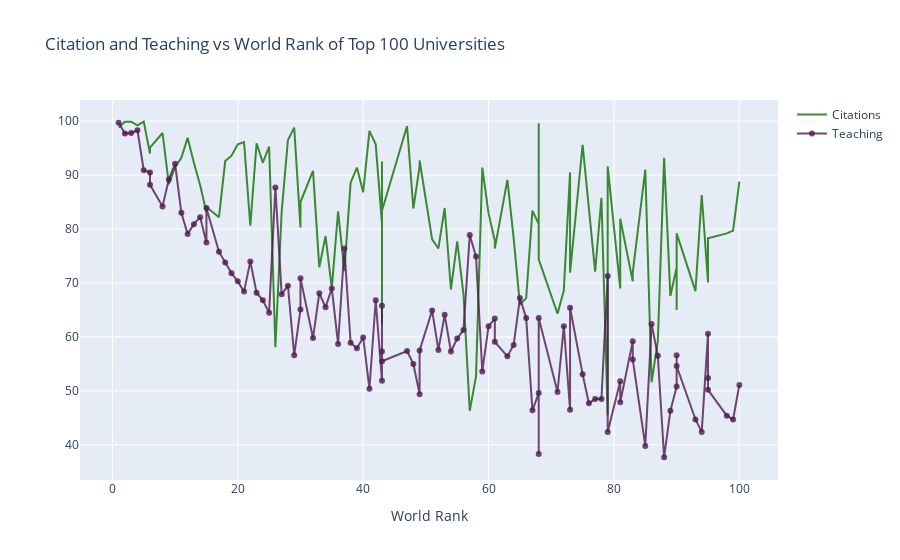

The notebook cell this image was saved under:
### Markdown cell above
<a id="2"></a> <br>
# Line Charts
Line Charts Example: Citation and Teaching vs World Rank of Top 100 Universities
* Import graph_objs as *go*
* Creating traces
    * x = x axis
    * y = y axis
    * mode = type of plot like marker, line or line + markers
    * name = name of the plots
    * marker = marker is used with dictionary. 
        * color = color of lines. It takes RGB (red, green, blue) and opacity (alpha)
    * text = The hover text (hover is curser)
* data = is a list that we add traces into it
* layout = it is dictionary.
    * title = title of layout
    * x axis = it is dictionary
        * title = label of x axis
        * ticklen = length of x axis ticks
        * zeroline = showing zero line or not
* fig = it includes data and layout
* iplot() = plots the figure(fig) that is created by data and layout

### Code cell
# prepare data frame
df = timesData.iloc[:100,:]

# import graph objects as "go"
import plotly.graph_objs as go

# Creating trace1
trace1 = go.Scatter(
                    x=df['world_rank'],
                    y=df['citations'],
                    mode='lines',
                    marker=dict(color='rgba(16, 112, 2, 0.8)'),
                    text=df['university_name'],
                    name="Citations")

# Creating trace2
trace2 = go.Scatter(
                    x=df['world_rank'],
                    y=df['teaching'],
                    mode='lines+markers',
                    marker=dict(color='rgba(80, 26, 80, 0.8)'),
                    text=df['university_name'],
                    name="Teaching")

data=[trace1, trace2]


layout = dict(title = 'Citation and Teaching vs World Rank of Top 100 Universities',
              xaxis= dict(title= 'World Rank',ticklen= 5,zeroline= False)
             )

fig=dict(data=data, layout=layout)
iplot(fig)

### Figure 1 — Plotly figure (JSON) as saved in the notebook; plotly's stock layout.template omitted (floating-point values rounded to 4 significant figures)
{"data": [{"marker": {"color": "rgba(16, 112, 2, 0.8)"}, "mode": "lines", "name": "Citations", "text": ["Harvard University", "California Institute of Technology", "Massachusetts Institute of Technology", "Stanford University", "Princeton University", "University of Cambridge", "University of Oxford", "University of California, Berkeley", "Imperial College London", "Yale University", "University of California, Los Angeles", "University of Chicago", "Johns Hopkins University", "Cornell University", "ETH Zurich – Swiss Federal Institute of Technology Zurich", "University of Michigan", "University of Toronto", "Columbia University", "University of Pennsylvania", "Carnegie Mellon University", "University of Hong Kong", "University College London", "University of Washington", "Duke University", "Northwestern University", "University of Tokyo", "Georgia Institute of Technology", "Pohang University of Science and Technology", "University of California, Santa Barbara", "University of British Columbia", "University of North Carolina at Chapel Hill", "University of California, San Diego", "University of Illinois at Urbana-Champaign", "National University of Singapore", "McGill University", "University of Melbourne", "Peking University", "Washington University in St Louis", "École Polytechnique", "University of Edinburgh", "Hong Kong University of Science and Technology", "École Normale Supérieure", "Australian National University", "Karolinska Institute", "University of Göttingen", "University of Wisconsin", "Rice University", "École Polytechnique Fédérale de Lausanne", "University of California, Irvine", "University of Science and Technology of China", "Vanderbilt University", "University of Minnesota", "Tufts University", "University of California, Davis", "Brown University", "University of Massachusetts", "Kyoto University", "Tsinghua University", "Boston University", "New York University", "Emory University", "LMU Munich", "University of Notre Dame", "University of Pittsburgh", "Case Western Reserve University", "Ohio State University", "University of Colorado Boulder", "University of Bristol", "University of California, Santa Cruz", "Yeshiva University", "University of Sydney", "University of Virginia", "University of Adelaide", "University of Southern California", "William & Mary", "Trinity College Dublin", "King’s College London", "Stony Brook University", "Korea Advanced Institute of Science and Technology (KAIST)", "University of Sussex", "The University of Queensland", "University of York", "Heidelberg University", "University of Utah", "Durham University", "London School of Economics and Political Science", "University of Manchester", "Royal Holloway, University of London", "Lund University", "University of Southampton", "University of Zurich", "Wake Forest University", "McMaster University", "University College Dublin", "George Washington University", "University of Arizona", "University of Basel", "University of Maryland, College Park", "Dartmouth College", "École Normale Supérieure de Lyon"], "type": "scatter", "x": ["1", "2", "3", "4", "5", "6", "6", "8", "9", "10", "11", "12", "13", "14", "15", "15", "17", "18", "19", "20", "21", "22", "23", "24", "25", "26", "27", "28", "29", "30", "30", "32", "33", "34", "35", "36", "37", "38", "39", "40", "41", "42", "43", "43", "43", "43", "47", "48", "49", "49", "51", "52", "53", "54", "55", "56", "57", "58", "59", "60", "61", "61", "63", "64", "65", "66", "67", "68", "68", "68", "71", "72", "73", "73", "75", "76", "77", "78", "79", "79", "81", "81", "83", "83", "85", "86", "87", "88", "89", "90", "90", "90", "93", "94", "95", "95", "95", "98", "99", "100"], "y": [98.8, 99.9, 99.9, 99.2, 99.9, 94, 95.1, 97.8, 88.3, 91.5, 93.2, 96.9, 92.3, 88.1, 83.1, 84.1, 82.2, 92.6, 93.6, 95.7, 96.1, 80.6, 95.9, 92.3, 95.3, 58.1, 83.2, 96.5, 98.8, 80.3, 85, 90.8, 72.9, 78.7, 69, 83.3, 72.2, 88.6, 91.4, 86.8, 98.2, 95.7, 81, 62.3, 92.5, 83.4, 99.1, 83.8, 91.6, 92.7, 78.1, 76.4, 83.9, 68.8, 77.7, 67.9, 46.3, 52.7, 91.4, 82.9, 77.8, 76.4, 89.1, 78.3, 66, 67.2, 83.4, 80.9, 99.6, 74.4, 64.3, 68.6, 90.5, 71.9, 95.6, 84.4, 72.1, 85.8, 45.5, 91.6, 69, 81.9, 70.3, 72, 91, 51.6, 59.2, 93.2, 67.6, 72.9, 65, 79.2, 68.5, 86.3, 70.2, 70.1, 78.3, 79.2, 79.7, 88.8]}, {"marker": {"color": "rgba(80, 26, 80, 0.8)"}, "mode": "lines+markers", "name": "Teaching", "text": ["Harvard University", "California Institute of Technology", "Massachusetts Institute of Technology", "Stanford University", "Princeton University", "University of Cambridge", "University of Oxford", "University of California, Berkeley", "Imperial College London", "Yale University", "University of California, Los Angeles", "University of Chicago", "Johns Hopkins University", "Cornell University", "ETH Zurich – Swiss Federal Institute of Technology Zurich", "University of Michigan", "University of Toronto", "Columbia University", "University of Pennsylvania", "Carnegie Mellon University", "University of Hong Kong", "University College London", "University of Washington", "Duke University", "Northwestern University", "University of Tokyo", "Georgia Institute of Technology", "Pohang University of Science and Technology", "University of California, Santa Barbara", "University of British Columbia", "University of North Carolina at Chapel Hill", "University of California, San Diego", "University of Illinois at Urbana-Champaign", "National University of Singapore", "McGill University", "University of Melbourne", "Peking University", "Washington University in St Louis", "École Polytechnique", "University of Edinburgh", "Hong Kong University of Science and Technology", "École Normale Supérieure", "Australian National University", "Karolinska Institute", "University of Göttingen", "University of Wisconsin", "Rice University", "École Polytechnique Fédérale de Lausanne", "University of California, Irvine", "University of Science and Technology of China", "Vanderbilt University", "University of Minnesota", "Tufts University", "University of California, Davis", "Brown University", "University of Massachusetts", "Kyoto University", "Tsinghua University", "Boston University", "New York University", "Emory University", "LMU Munich", "University of Notre Dame", "University of Pittsburgh", "Case Western Reserve University", "Ohio State University", "University of Colorado Boulder", "University of Bristol", "University of California, Santa Cruz", "Yeshiva University", "University of Sydney", "University of Virginia", "University of Adelaide", "University of Southern California", "William & Mary", "Trinity College Dublin", "King’s College London", "Stony Brook University", "Korea Advanced Institute of Science and Technology (KAIST)", "University of Sussex", "The University of Queensland", "University of York", "Heidelberg University", "University of Utah", "Durham University", "London School of Economics and Political Science", "University of Manchester", "Royal Holloway, University of London", "Lund University", "University of Southampton", "University of Zurich", "Wake Forest University", "McMaster University", "University College Dublin", "George Washington University", "University of Arizona", "University of Basel", "University of Maryland, College Park", "Dartmouth College", "École Normale Supérieure de Lyon"], "type": "scatter", "x": ["1", "2", "3", "4", "5", "6", "6", "8", "9", "10", "11", "12", "13", "14", "15", "15", "17", "18", "19", "20", "21", "22", "23", "24", "25", "26", "27", "28", "29", "30", "30", "32", "33", "34", "35", "36", "37", "38", "39", "40", "41", "42", "43", "43", "43", "43", "47", "48", "49", "49", "51", "52", "53", "54", "55", "56", "57", "58", "59", "60", "61", "61", "63", "64", "65", "66", "67", "68", "68", "68", "71", "72", "73", "73", "75", "76", "77", "78", "79", "79", "81", "81", "83", "83", "85", "86", "87", "88", "89", "90", "90", "90", "93", "94", "95", "95", "95", "98", "99", "100"], "y": [99.7, 97.7, 97.8, 98.3, 90.9, 90.5, 88.2, 84.2, 89.2, 92.1, 83, 79.1, 80.9, 82.2, 77.5, 83.9, 75.8, 73.8, 71.8, 70.3, 68.4, 74, 68.2, 66.8, 64.5, 87.7, 67.9, 69.5, 56.6, 65.1, 70.9, 59.8, 68.1, 65.5, 69, 58.7, 76.4, 58.9, 57.9, 59.9, 50.4, 66.8, 51.9, 65.8, 57.3, 55.5, 57.4, 55, 49.4, 57.5, 64.9, 57.6, 64.1, 57.3, 59.7, 61.3, 78.9, 74.9, 53.6, 62, 63.4, 59.1, 56.4, 58.5, 67.2, 63.5, 46.4, 49.6, 38.3, 63.5, 49.8, 62, 46.5, 65.4, 53.1, 47.7, 48.5, 48.5, 71.3, 42.4, 51.8, 47.9, 59.2, 55.8, 39.8, 62.4, 56.5, 37.7, 46.3, 50.8, 56.6, 54.6, 44.7, 42.4, 60.6, 52.4, 50.2, 45.4, 44.7, 51.1]}], "layout": {"title": {"text": "Citation and Teaching vs World Rank of Top 100 Universities"}, "xaxis": {"ticklen": 5, "title": {"text": "World Rank"}, "zeroline": false}}}
